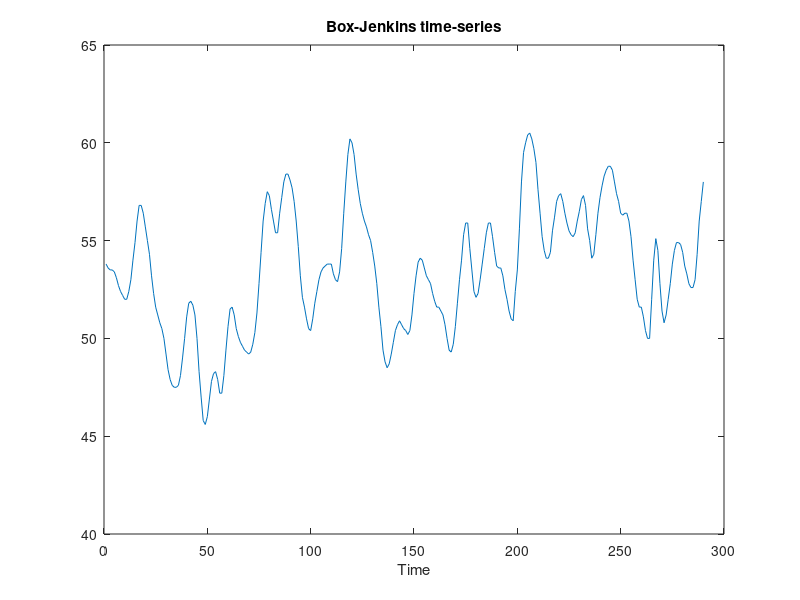

Here is the MATLAB script that generated this plot: (Note: this script raises an error after producing the figure.)
%-------------------------------------------------------------------------- 
% Mo??????????? ??? ???????????? ??? ???????? ??? ??????? ??????? Box-Jenkins.
% 2 ???????: y(k-1), u(k)
%--------------------------------------------------------------------------
close all;      clear all;      clc;        format long;
%__________________________________________________________________________
%__________________________________________________________________________
% ?????????? ???????? - ???????????
fuzzySets = 5;                      % ????? ?????? ??? ??????
epoch_number = 50;                 % ??????? ??????????? ???????????
initial_learning_rate = 0.1;        % ??????? ?????? ?????????
mfType = 'gauss2mf';                % ????? ?????????? ?????????? ('trimf', 'trapmf', 'gbellmf', 'gaussmf', 'gauss2mf', 'pimf' 'dsigmf', 'psigmf')
outType = 'linear';                 % ????? ?????? ??? ??????: ??????? ('constant;) ? ???????? ('linear')
%__________________________________________________________________________
%__________________________________________________________________________
% ?????????? ??? ???????????
samples = 290;                      % ??????? ????????? ??????????? 
load BJ_data.dat
time = BJ_data(:,1);
x = BJ_data(:, 4);
figure(1)
plot(time,x)
title('Box-Jenkins time-series')
xlabel('Time')
%-------------------------------------------------------------------------- 
% ???????? ??? ?????????
for t = 1:samples 
    Data(t,:) = [BJ_data(t,2), BJ_data(t,3), BJ_data(t,4)]; 
end
trnData = Data(1:samples,:);
save('trnData.dat','trnData','-ASCII');

fismat = genfis1(trnData,[fuzzySets fuzzySets],char(mfType,mfType),char(outType));
%-------------------------------------------------------------------------- 
% ?? ??????? ??????????? ?????????? ????????? ?????????? ??? ???? ???????
figure(2)
for (i = 1:2)
    subplot(2,1,i)
    plotmf(fismat,'input',i)
end
%-------------------------------------------------------------------------- 
% ??????????
[fismat2,training_error,learning_rate] = anfis(trnData,fismat,[epoch_number,0,initial_learning_rate,0.9,1.1],[0 0 0 0]);
training_error
%-------------------------------------------------------------------------- 
%?????????? ??? ??????? ??????????? ??????????
figure(3)
for (i = 1:2)
    subplot(2,1,i)
    plotmf(fismat2,'input',i)
end
%?????????? ??? ???????? ??? ????????? ?????????
figure(4)
plot([training_error])
hold on
legend('training error')
xlabel('Epochs')
ylabel('RMSE (Root Mean Squared Error)')
title('Error Curves')
%?????????? ??? ???????? ??? ?????? ?????????
figure(5)
plot(learning_rate)
xlabel('Epochs')
ylabel('Learning rate')
title('Evolution of the learning rate')
%-------------------------------------------------------------------------- 
%???????? ??? ?????? ??? ?????????? ?? ??? ??????????
anfis_output = evalfis(trnData(:,1:2), fismat2);
index = 1:samples;

figure(6)
plot(time(index),[x(index) anfis_output])
plot(time(index),x(index),'b',time(index),anfis_output,'r')
xlabel('Time (sec)')
title('Box-Jenkins Time Series and ANFIS Prediction')

%?????? ??? ???? ?????? ??? ??????? ?????????
figure(7)
plot(time(index),x(index) - anfis_output)
xlabel('Time (sec)')
title('Prediction Error');